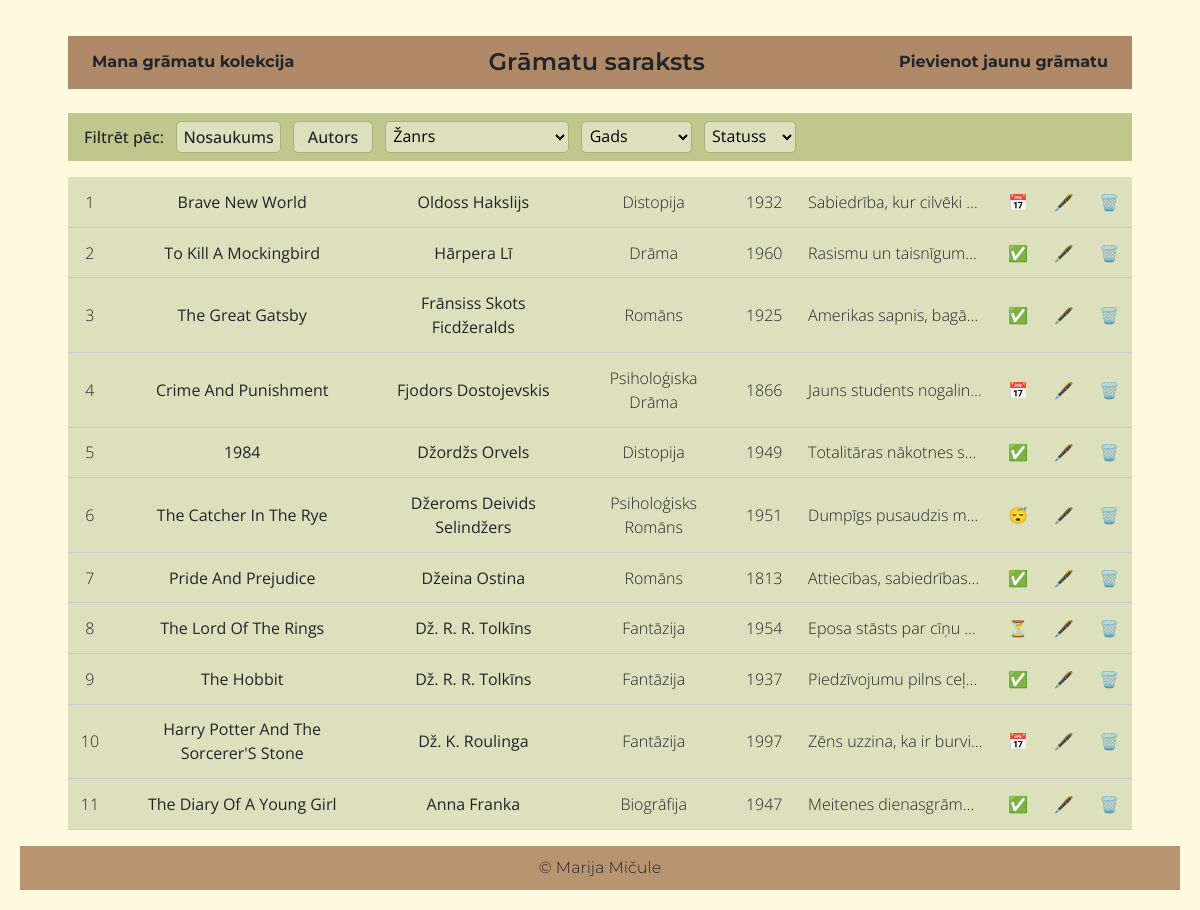
/saraksts?sort=autors&order=desc, run on the app's committed database.
### tables this page shows
CREATE TABLE gramatas (
    id INTEGER PRIMARY KEY AUTOINCREMENT,
    nosaukums TEXT NOT NULL,
    gads TEXT NOT NULL,
    autors TEXT NOT NULL,
    zanrs TEXT NOT NULL,
    isuma TEXT NOT NULL,
    statuss TEXT
);

### app.py (the view)
@app.route("/saraksts")
def saraksts():
    sort_by = request.args.get("sort", default="id")
    order = request.args.get("order", default="asc")
    zanrs = request.args.get("zanrs")
    gads_range = request.args.get("gads")
    statuss = request.args.get("statuss")
    query = "SELECT * FROM gramatas WHERE 1=1"
    params = []
    if zanrs:
        query += " AND zanrs = ?"
        params.append(zanrs)
    if gads_range:
        start = int(gads_range)
        end = start + 4
        query += " AND gads BETWEEN ? AND ?"
        params += [str(start), str(end)]
    if statuss:
        query += " AND statuss = ?"
        params.append(statuss)
    valid_sorts = ["nosaukums", "autors", "zanrs", "gads", "statuss"]
    if sort_by not in valid_sorts:
        sort_by = "id"
    if order not in ["asc", "desc"]:  #pā un pret numerāciju/alfabetu
        order = "asc"
    query += f" ORDER BY {sort_by} {order}"
    conn = sqlite3.connect(DB_PATH)
    conn.row_factory = sqlite3.Row  #piekļuve pie kolonnas nosaukuma
    cur = conn.cursor()
    cur.execute(query, params)  #vaicajums ar nosacijumiem
    gramatas = cur.fetchall()  #iegūst grāmatas
    cur.execute("SELECT DISTINCT zanrs FROM gramatas")
    visi_zanri = [row[0] for row in cur.fetchall()]
    cur.execute("SELECT DISTINCT gads FROM gramatas ORDER BY gads ASC")
    gadi = sorted(set(int(r[0]) for r in cur.fetchall() if r[0].isdigit()))
    grupeti_gadi = sorted(set(gadi[i] - gadi[i] % 5 for i in range(len(gadi))))
    conn.close()
    return render_template("lpp2saraksts.html",
                           gramatas=gramatas,
                           visi_zanri=visi_zanri,
                           grupeti_gadi=grupeti_gadi,
                           active_filters={
                               "sort": sort_by,
                               "order": order,
                               "zanrs": zanrs,
                               "gads": gads_range,
                               "statuss": statuss
                           })

### templates/lpp2saraksts.html (shortened to what this page needs)
{% extends "layout.html" %}
{% block body %}
<div class="form-wrapper">
  <div class="top-bar">
    <a href="{{ url_for('sakums') }}" class="montserrat-h">Mana grāmatu kolekcija</a>
    <h1 class="montserrat-H">Grāmatu saraksts</h1>
    <a href="{{ url_for('pievienot') }}" class="montserrat-h">Pievienot jaunu grāmatu</a>
  </div>
  <div class="filter-bar">
    <span class="open-sans-S">Filtrēt pēc:</span>
    <span class="filter-link">
      <a href="{{ url_for('saraksts', sort='nosaukums', order='desc' if active_filters.sort == 'nosaukums' and active_filters.order == 'asc' else 'asc') }}" class="open-sans-S">
        Nosaukums
      </a>
    </span>
    <span class="filter-link">
      <a href="{{ url_for('saraksts', sort='autors', order='desc' if active_filters.sort == 'autors' and active_filters.order == 'asc' else 'asc') }}" class="open-sans-S">
        Autors
      </a>
    </span>
    <form method="get" style="display:inline;">
      <select name="zanrs" onchange="this.form.submit()">
        <option value="">Žanrs</option>
      </select>
    </form>
    <form method="get" style="display:inline;">
      <select name="gads" onchange="this.form.submit()">
        <option value="">Gads</option>
      </select>
    </form>
    <form method="get" style="display:inline;">
      <select name="statuss" onchange="this.form.submit()">
        <option value="">Statuss</option>
      </select>
    </form>
  </div>
  <table class="book-table">
    <tbody>
      {% for gr in gramatas %}
      <tr class="open-sans-P">
        <td>{{ loop.index }}</td>
        <td class="open-sans-B">{{ gr.nosaukums }}</td>
        <td class="open-sans-B">{{ gr.autors }}</td>
        <td>{{ gr.zanrs }}</td>
        <td>{{ gr.gads }}</td>
        <td class="truncate" title="{{ gr.isuma }}">{{ gr.isuma }}</td>
        <td>
          {% if gr.statuss == 'Izlasīts' %}
            ✅
          {% elif gr.statuss == 'Lasu' %}
            ⏳
          {% elif gr.statuss == 'Pamests' %}
            😴
          {% elif gr.statuss == 'Plānā' %}
            📅
          {% endif %}
        </td>
        <td><a href="{{ url_for('rediget', id=gr.id) }}">🖋️</a></td>
        <td><a href="{{ url_for('dzest', id=gr.id) }}" onclick="return confirm('Vai tiešām dzēst šo grāmatu?')">🗑️</a></td>
      </tr>
      {% endfor %}
    </tbody>
  </table>
</div>
{% endblock %}

### static/style.css (style rules this page uses)
:root { --main-bg-color: #fefae0; --header-footer-color: #b99470; --block-bg-color: #a6b37d; --button-bg-color: #c0c78c; --label-bg: #c9cba3; --text-color: #333333; --filter-bg: #dce0bd; --accent: #b08968; }
body { background-color: var(--main-bg-color); margin: 0; padding: 20px; font-family: "Open Sans", sans-serif; display: flex; flex-direction: column; min-height: 100vh; }
a { text-decoration: none; color: inherit; }
.montserrat-H { font-family: "Montserrat", sans-serif; font-weight: 600; }
.montserrat-h { font-family: "Montserrat", sans-serif; font-weight: 300; }
.open-sans-P { font-family: "Open Sans", sans-serif; font-weight: 300; }
.open-sans-S { font-family: "Open Sans", sans-serif; font-weight: 500; }
.open-sans-B { font-family: "Open Sans", sans-serif; font-weight: 400; }
.form-wrapper { background-color: var(--main-bg-color); padding: 2vh 4vw; flex-grow: 1; }
.top-bar { display: flex; justify-content: space-between; align-items: center; background-color: var(--accent); padding: 1.5vh 2vw; margin-bottom: 3vh; }
.top-bar h1 { margin: 0; font-size: 2vw; text-align: center; flex: 1; }
.top-bar a { font-weight: bold; white-space: nowrap; }
form { display: flex; flex-direction: column; gap: 2vh; }
.filter-bar { display: flex; flex-wrap: wrap; gap: 1vw; background-color: var(--button-bg-color); padding: 0.5em 1em; margin-bottom: 1em; align-items: center; font-weight: bold; }
.filter-bar select { padding: 0.2em; border-radius: 5px; border: 1px solid var(--block-bg-color); background-color: var(--filter-bg); }
.filter-link a { display: inline-block; padding: 0.2em 0.4em; border: 1px solid var(--block-bg-color); background-color: var(--filter-bg); border-radius: 5px; min-width: 80px; text-align: center; }
.book-table { width: 100%; border-collapse: collapse; }
.book-table td { padding: 0.8em; border-bottom: 1px solid #ccc; background-color: var(--filter-bg); text-align: center; }
.truncate { max-width: 200px; overflow: hidden; text-overflow: ellipsis; white-space: nowrap; }

### data on the page
gramatas: nosaukums "Brave New World", autors "Oldoss Hakslijs", zanrs "Distopija", gads "1932", isuma "Sabiedrība, kur cilvēki…"
gramatas: nosaukums "To Kill A Mockingbird", autors "Hārpera Lī", zanrs "Drāma", gads "1960", isuma "Rasismu un taisnīgum…"
gramatas: nosaukums "The Great Gatsby", autors "Frānsiss Skots Ficdžeralds", zanrs "Romāns", gads "1925", isuma "Amerikas sapnis, bagā…"
gramatas: nosaukums "Crime And Punishment", autors "Fjodors Dostojevskis", zanrs "Psiholoģiska Drāma", gads "1866", isuma "Jauns students nogalin…"
gramatas: nosaukums "1984", autors "Džordžs Orvels", zanrs "Distopija", gads "1949", isuma "Totalitāras nākotnes s…"
gramatas: nosaukums "The Catcher In The Rye", autors "Džeroms Deivids Selindžers", zanrs "Psiholoģisks Romāns", gads "1951", isuma "Dumpīgs pusaudzis m…"
gramatas: nosaukums "Pride And Prejudice", autors "Džeina Ostina", zanrs "Romāns", gads "1813", isuma "Attiecības, sabiedrības…"
gramatas: nosaukums "The Lord Of The Rings", autors "Dž. R. R. Tolkīns", zanrs "Fantāzija", gads "1954", isuma "Eposa stāsts par cīņu…"
gramatas: nosaukums "The Hobbit", autors "Dž. R. R. Tolkīns", zanrs "Fantāzija", gads "1937", isuma "Piedzīvojumu pilns ceļ…"
gramatas: nosaukums "Harry Potter And The Sorcerer'S Stone", autors "Dž. K. Roulinga", zanrs "Fantāzija", gads "1997", isuma "Zēns uzzina, ka ir burvi…"
gramatas: nosaukums "The Diary Of A Young Girl", autors "Anna Franka", zanrs "Biogrāfija", gads "1947", isuma "Meitenes dienasgrām…"
